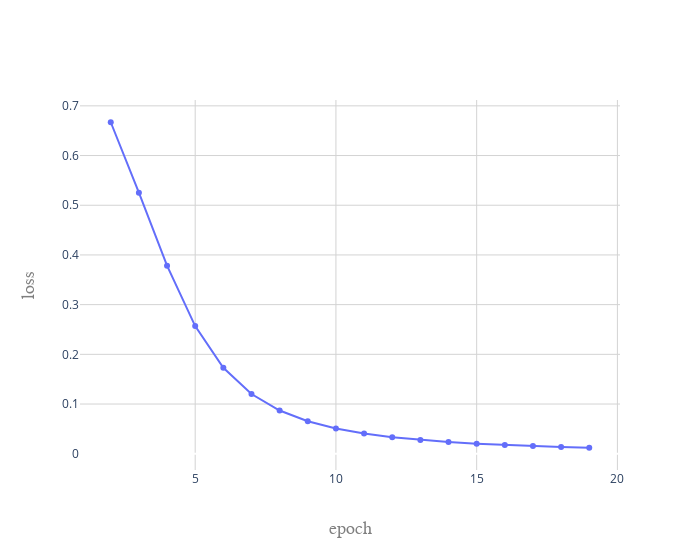

Notebook code for this chart:
### Markdown cell above
Our neural network works as we see the decrease in the loss function with each epoch

### Code cell
import plotly.graph_objects as go
fig = go.Figure()
# Add traces
fig.add_trace(go.Scatter(x=n_epoch[1:], y=loss[1:]))
fig.update_layout(
    paper_bgcolor='rgba(0,0,0,0)',
    plot_bgcolor = 'rgba(0,0,0,0)',
    legend_orientation="h",
    autosize=False,
    width=700,
    height=550,
    xaxis=go.layout.XAxis(
        title=go.layout.xaxis.Title(
            text="epoch",
            font=dict(
                family="Arial Narrow",
                size=18,
                color="#7f7f7f"))),
    yaxis=go.layout.YAxis(
    title=go.layout.yaxis.Title(
        text="loss",
        font=dict(
                family="Arial Narrow",
                size=18,
                color="#7f7f7f"
            )
        )
    )
    
)
fig.update_xaxes(showgrid = True, gridwidth=1, gridcolor='LightGrey')
fig.update_yaxes(showgrid = True, gridwidth=1, gridcolor='LightGrey')

fig.show()

### Figure 1 — Plotly figure (JSON) as saved in the notebook; plotly's stock layout.template omitted (floating-point values rounded to 4 significant figures)
{"data": [{"type": "scatter", "x": [2, 3, 4, 5, 6, 7, 8, 9, 10, 11, 12, 13, 14, 15, 16, 17, 18, 19], "y": [0.667, 0.5253, 0.3784, 0.2568, 0.173, 0.1201, 0.08692, 0.06541, 0.05089, 0.04069, 0.03328, 0.02773, 0.02346, 0.02012, 0.01744, 0.01528, 0.01349, 0.012]}], "layout": {"autosize": false, "height": 550, "legend": {"orientation": "h"}, "paper_bgcolor": "rgba(0,0,0,0)", "plot_bgcolor": "rgba(0,0,0,0)", "width": 700, "xaxis": {"gridcolor": "LightGrey", "gridwidth": 1, "showgrid": true, "title": {"font": {"color": "#7f7f7f", "family": "Arial Narrow", "size": 18}, "text": "epoch"}}, "yaxis": {"gridcolor": "LightGrey", "gridwidth": 1, "showgrid": true, "title": {"font": {"color": "#7f7f7f", "family": "Arial Narrow", "size": 18}, "text": "loss"}}}}
